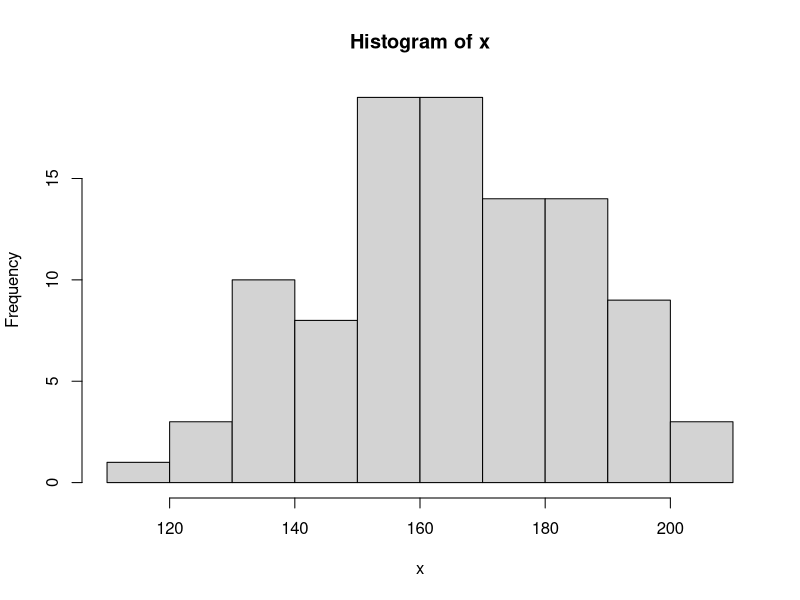

Reproduce this figure in R.
## ---- chunk 1
knitr::opts_chunk$set(echo = TRUE)
## ---- chunk 2
set.seed(143)
x <- rnorm(100, mean = 161, sd = 20)
hist(x)
## ---- chunk 3
x <- sort(rpois(20, 10))
x
